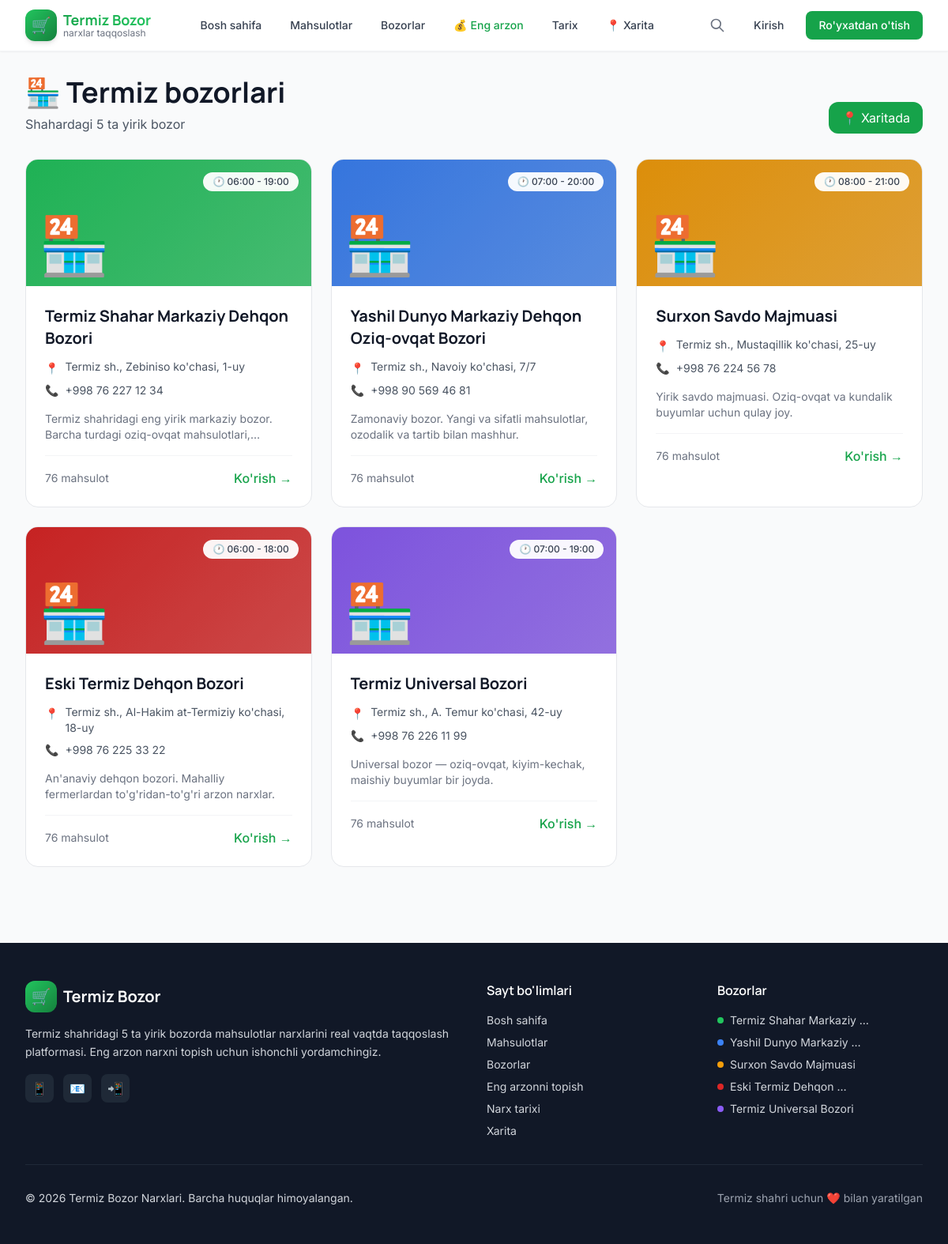
/bozorlar/, run on the app's committed database.
### apps/markets/models.py (models this page shows, shortened)
class Market(models.Model):
    name = models.CharField(max_length=200, verbose_name='Bozor nomi')
    slug = models.SlugField(max_length=220, unique=True, blank=True)
    address = models.CharField(max_length=300, verbose_name='Manzil')
    description = models.TextField(blank=True, verbose_name='Tavsif')
    latitude = models.DecimalField(
        max_digits=10, decimal_places=7,
        verbose_name='Kenglik (latitude)',
        help_text='Termiz uchun: 37.22 atrofida'
    )
    longitude = models.DecimalField(
        max_digits=10, decimal_places=7,
        verbose_name='Uzunlik (longitude)',
        help_text='Termiz uchun: 67.27 atrofida'
    )
    working_hours = models.CharField(
        max_length=100,
        default='06:00 - 19:00',
        verbose_name='Ish vaqti'
    )
    phone = models.CharField(max_length=30, blank=True, verbose_name='Telefon')
    image = models.ImageField(
        upload_to='markets/',
        blank=True, null=True,
        verbose_name='Bozor rasmi'
    )
    color = models.CharField(
        max_length=7,
        default='#22c55e',
        help_text='Hex rang kodi (masalan #22c55e)',
        verbose_name='Bozor rangi (taqqoslash uchun)'
    )
    is_active = models.BooleanField(default=True, verbose_name='Faol')
    order = models.IntegerField(default=0, verbose_name='Tartib')
    created_at = models.DateTimeField(auto_now_add=True)
    updated_at = models.DateTimeField(auto_now=True)
    class Meta:
        verbose_name = 'Bozor'
        verbose_name_plural = 'Bozorlar'
        ordering = ['order', 'name']
    def get_absolute_url(self):
        return reverse('markets:detail', kwargs={'slug': self.slug})
    @property
    def total_products(self):
        from apps.prices.models import Price
        from datetime import date, timedelta
        recent_date = date.today() - timedelta(days=7)
        return Price.objects.filter(
            market=self, date__gte=recent_date
        ).values('product').distinct().count()

### apps/markets/views.py (the view)
# urls.py: path('', views.market_list, name='list'),
def market_list(request):
    markets = Market.objects.filter(is_active=True)
    return render(request, 'markets/list.html', {
        'markets': markets,
    })

### apps/core/context_processors.py (called while the page is built)
def global_context(request):
    return {
        'site_name': getattr(settings, 'SITE_NAME', 'Termiz Bozor'),
        'nav_categories': Category.objects.all()[:8],
        'nav_markets': Market.objects.filter(is_active=True),
    }

### templates/markets/list.html (shortened to what this page needs)
{% extends 'base.html' %}
{% block content %}
<div class="max-w-7xl mx-auto px-4 sm:px-6 lg:px-8 py-8">
    <div class="flex justify-between items-end mb-8">
        <div>
            <h1 class="font-display text-3xl md:text-4xl font-bold text-gray-900 mb-2">
                🏪 Termiz bozorlari
            </h1>
            <p class="text-gray-600">Shahardagi {{ markets|length }} ta yirik bozor</p>
        </div>
        <a href="{% url 'markets:map' %}" class="px-4 py-2 bg-primary-600 text-white rounded-xl hover:bg-primary-700 transition flex items-center gap-2">
            📍 Xaritada
        </a>
    </div>
    <div class="grid grid-cols-1 md:grid-cols-2 lg:grid-cols-3 gap-6">
        {% for market in markets %}
            <a href="{{ market.get_absolute_url }}" class="card-hover bg-white border border-gray-200 rounded-2xl overflow-hidden group">
                <div class="h-40 relative" style="background: linear-gradient(135deg, {{ market.color }}, {{ market.color }}cc);">
                    <div class="absolute inset-0 bg-black/10"></div>
                    <div class="absolute bottom-4 left-4 text-7xl">🏪</div>
                    <div class="absolute top-4 right-4 bg-white/95 backdrop-blur px-3 py-1 rounded-full text-xs font-medium text-gray-700">
                        🕐 {{ market.working_hours }}
                    </div>
                </div>
                <div class="p-6">
                    <h3 class="font-display font-bold text-xl text-gray-900 mb-3 group-hover:text-primary-600 transition">
                        {{ market.name }}
                    </h3>
                    <div class="space-y-2 text-sm text-gray-600 mb-4">
                        <div class="flex items-start gap-2">
                            <span class="mt-0.5">📍</span>
                            <span>{{ market.address }}</span>
                        </div>
                        {% if market.phone %}
                            <div class="flex items-center gap-2">
                                <span>📞</span>
                                <span>{{ market.phone }}</span>
                            </div>
                        {% endif %}
                    </div>
                    {% if market.description %}
                        <p class="text-sm text-gray-500 mb-4 line-clamp-2">{{ market.description }}</p>
                    {% endif %}
                    <div class="flex items-center justify-between pt-4 border-t border-gray-100">
                        <span class="text-sm text-gray-500">{{ market.total_products }} mahsulot</span>
                        <span class="text-primary-600 font-medium group-hover:translate-x-1 transition-transform">Ko'rish →</span>
                    </div>
                </div>
            </a>
        {% endfor %}
    </div>
</div>
{% endblock %}

### templates/partials/footer.html
<footer class="bg-gray-900 text-gray-300 mt-16">
    <div class="max-w-7xl mx-auto px-4 sm:px-6 lg:px-8 py-12">
        <div class="grid grid-cols-1 md:grid-cols-4 gap-8">
            <div class="md:col-span-2">
                <div class="flex items-center gap-2 mb-4">
                    <div class="w-10 h-10 bg-gradient-to-br from-primary-500 to-primary-700 rounded-xl flex items-center justify-center text-white text-xl font-bold">🛒</div>
                    <span class="font-display font-bold text-xl text-white">Termiz Bozor</span>
                </div>
                <p class="text-sm leading-relaxed mb-4">
                    Termiz shahridagi 5 ta yirik bozorda mahsulotlar narxlarini real vaqtda
                    taqqoslash platformasi. Eng arzon narxni topish uchun ishonchli yordamchingiz.
                </p>
                <div class="flex gap-3">
                    <a href="#" class="w-9 h-9 bg-gray-800 hover:bg-primary-600 rounded-lg flex items-center justify-center transition">📱</a>
                    <a href="#" class="w-9 h-9 bg-gray-800 hover:bg-primary-600 rounded-lg flex items-center justify-center transition">📧</a>
                    <a href="#" class="w-9 h-9 bg-gray-800 hover:bg-primary-600 rounded-lg flex items-center justify-center transition">📲</a>
                </div>
            </div>
            <div>
                <h4 class="text-white font-semibold mb-4">Sayt bo'limlari</h4>
                <ul class="space-y-2 text-sm">
                    <li><a href="{% url 'core:home' %}" class="hover:text-primary-400 transition">Bosh sahifa</a></li>
                    <li><a href="{% url 'products:list' %}" class="hover:text-primary-400 transition">Mahsulotlar</a></li>
                    <li><a href="{% url 'markets:list' %}" class="hover:text-primary-400 transition">Bozorlar</a></li>
                    <li><a href="{% url 'prices:cheapest' %}" class="hover:text-primary-400 transition">Eng arzonni topish</a></li>
                    <li><a href="{% url 'prices:history' %}" class="hover:text-primary-400 transition">Narx tarixi</a></li>
                    <li><a href="{% url 'markets:map' %}" class="hover:text-primary-400 transition">Xarita</a></li>
                </ul>
            </div>
            <div>
                <h4 class="text-white font-semibold mb-4">Bozorlar</h4>
                <ul class="space-y-2 text-sm">
                    {% for market in nav_markets %}
                        <li>
                            <a href="{{ market.get_absolute_url }}" class="hover:text-primary-400 transition flex items-center gap-2">
                                <span class="w-2 h-2 rounded-full" style="background: {{ market.color }}"></span>
                                {{ market.name|truncatewords:3 }}
                            </a>
                        </li>
                    {% endfor %}
                </ul>
            </div>
        </div>
        <hr class="my-8 border-gray-800">
        <div class="flex flex-col md:flex-row justify-between items-center gap-4 text-sm">
            <p>© 2026 {{ site_name }}. Barcha huquqlar himoyalangan.</p>
            <p class="text-gray-400">Termiz shahri uchun ❤️ bilan yaratilgan</p>
        </div>
    </div>
</footer>

### templates/base.html (style rules this page uses)
body { font-family: 'Inter', sans-serif; }
h1, h2, h3, h4 { font-family: 'Manrope', sans-serif; }
.card-hover { transition: all 0.2s ease; }

### data on the page
Market: working_hours "06:00 - 19:00", name "Termiz Shahar Markaziy Dehqon Bozori", address "Termiz sh., Zebiniso ko'chasi, 1-uy", phone "+998 76 227 12 34", description "Termiz shahridagi eng yirik markaziy bozor. Barcha turdagi oziq-ovqat…", total_products "76", name "Termiz Shahar Markaziy …"
Market: working_hours "07:00 - 20:00", name "Yashil Dunyo Markaziy Dehqon Oziq-ovqat Bozori", address "Termiz sh., Navoiy ko'chasi, 7/7", phone "+998 90 569 46 81", description "Zamonaviy bozor. Yangi va sifatli mahsulotlar, ozodalik va tartib bilan mashhur.", total_products "76", name "Yashil Dunyo Markaziy …"
Market: working_hours "08:00 - 21:00", name "Surxon Savdo Majmuasi", address "Termiz sh., Mustaqillik ko'chasi, 25-uy", phone "+998 76 224 56 78", description "Yirik savdo majmuasi. Oziq-ovqat va kundalik buyumlar uchun qulay joy.", total_products "76"
Market: working_hours "06:00 - 18:00", name "Eski Termiz Dehqon Bozori", address "Termiz sh., Al-Hakim at-Termiziy ko'chasi, 18-uy", phone "+998 76 225 33 22", description "An'anaviy dehqon bozori. Mahalliy fermerlardan to'g'ridan-to'g'ri arzon narxlar.", total_products "76", name "Eski Termiz Dehqon …"
Market: working_hours "07:00 - 19:00", name "Termiz Universal Bozori", address "Termiz sh., A. Temur ko'chasi, 42-uy", phone "+998 76 226 11 99", description "Universal bozor — oziq-ovqat, kiyim-kechak, maishiy buyumlar bir joyda.", total_products "76"

### other printed values
{{ markets|length }} "5"
{{ site_name }} "Termiz Bozor Narxlari"
